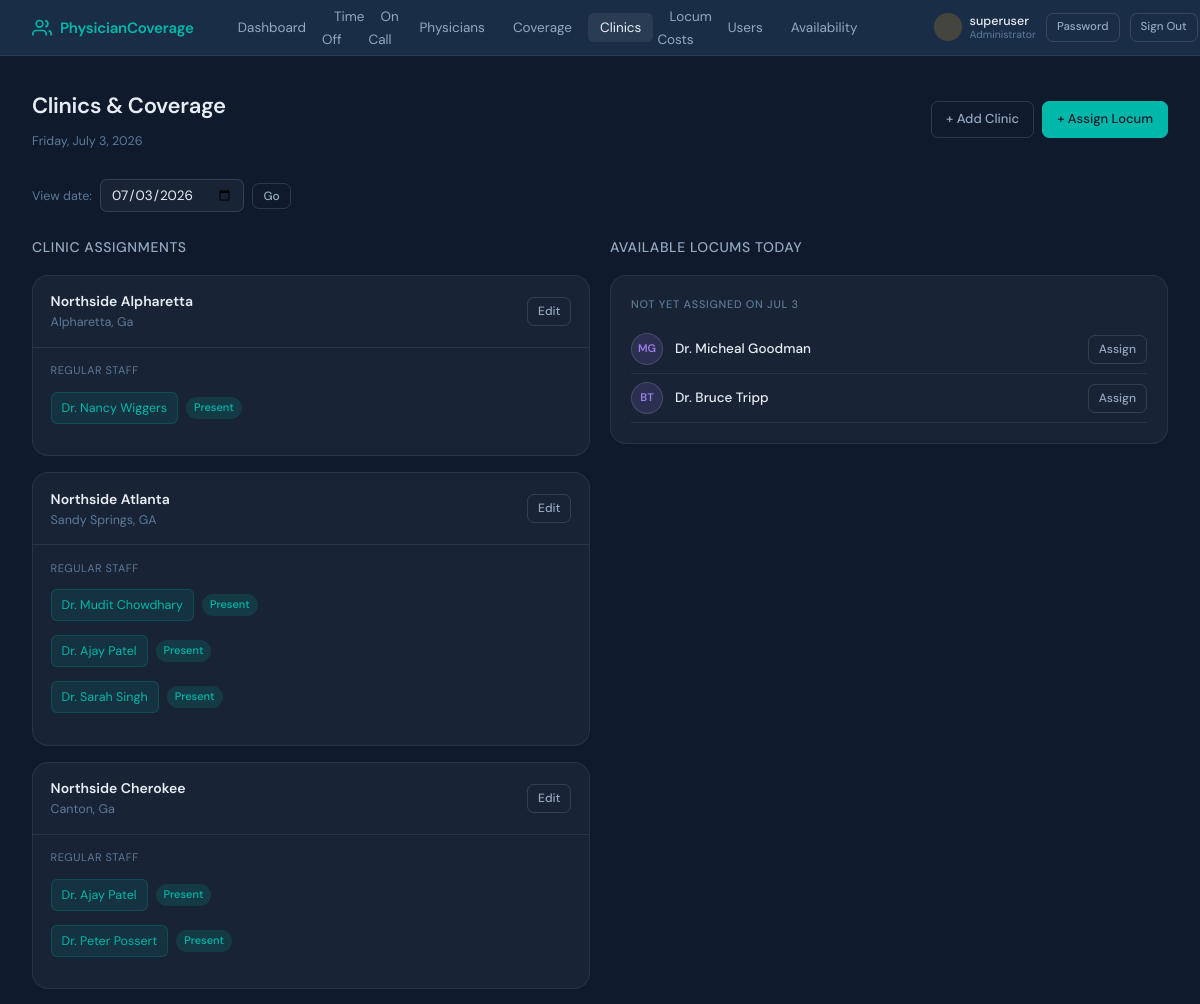
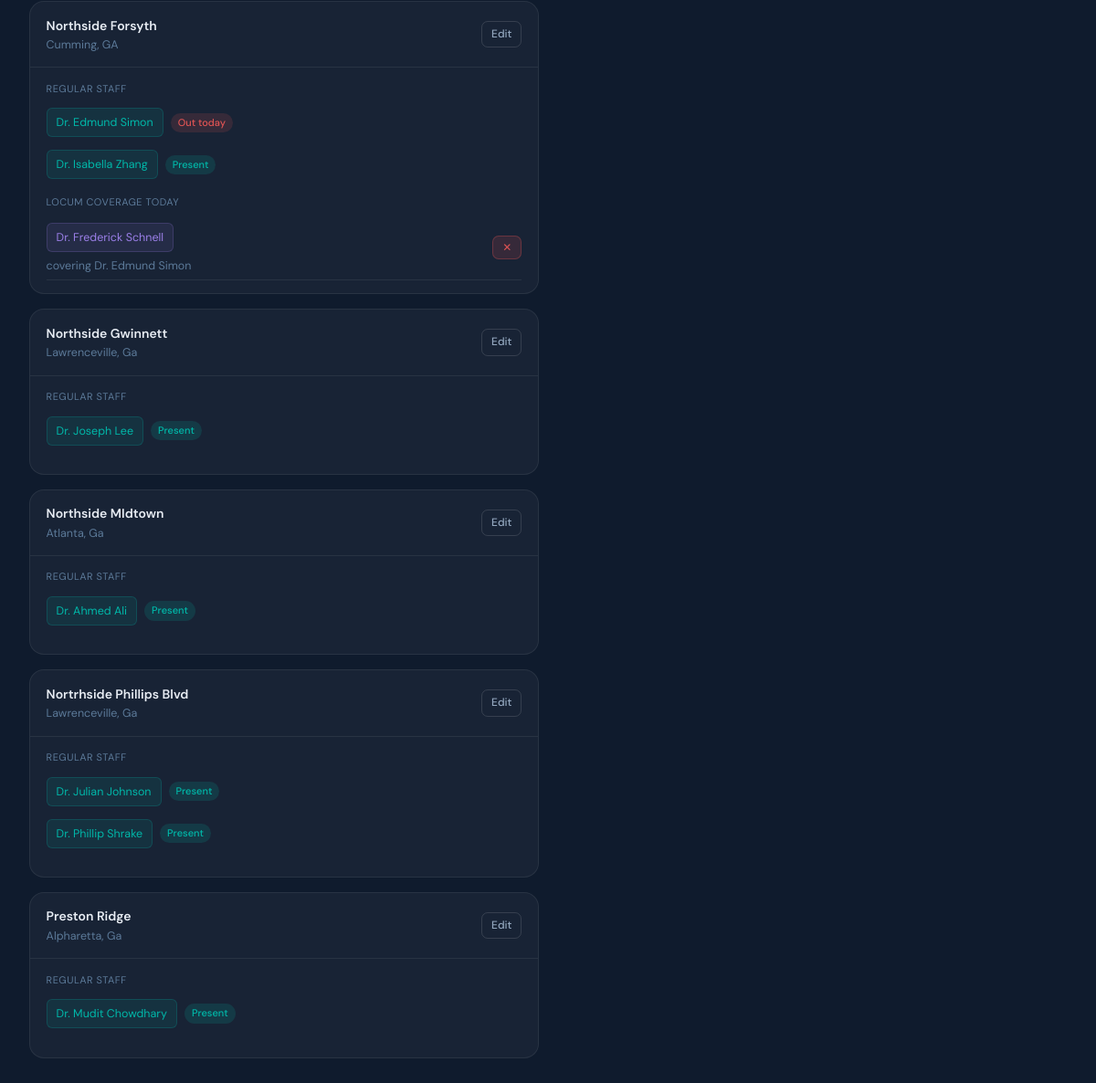
Page /clinics/ (signed in) on the committed database (2 pictures, top to bottom).
### coverage_tracker/models.py (models this page shows, shortened)
class UserProfile(models.Model):
    ROLE_CHOICES = [
        ('admin', 'Administrator'),
        ('physician_admin', 'Physician Administrator'),
        ('physician', 'Physician'),
        ('nursing', 'Nursing'),
    ]
    SCOPE_CHOICES = [
        ('nroc', 'NROC Physicians'),
        ('psa', 'PSA Physicians'),
        ('all', 'Both NROC and PSA'),
    ]
    user = models.OneToOneField(User, on_delete=models.CASCADE, related_name='profile')
    role = models.CharField(max_length=20, choices=ROLE_CHOICES, default='physician')
    scope = models.CharField(
        max_length=10, choices=SCOPE_CHOICES, default='nroc',
        help_text="Which physician group this login represents."
    )
    physician = models.OneToOneField(
        Physician, on_delete=models.SET_NULL, null=True, blank=True,
        help_text="Optional: link to a specific physician record (not required for shared logins)."
    )
    @property
    def is_admin(self):
        return self.role == 'admin' or self.user.is_superuser
    @property
    def is_nursing(self):
        return self.role == 'nursing'

class Clinic(models.Model):
    name = models.CharField(max_length=200)
    location = models.CharField(max_length=200, blank=True)
    regular_physicians = models.ManyToManyField(
        'Physician',
        blank=True,
        related_name='assigned_clinics',
        limit_choices_to={'physician_type__in': ['regular', 'psa']},
        help_text= "NROC and PSA physicians permanently assigned to this clinic"
    )
    is_active = models.BooleanField(default=True)
    class Meta:
        ordering = ['name']

class Physician(models.Model):
    PHYSICIAN_TYPE_CHOICES = [
        ('regular', 'NROC Physician'),
        ('locum', 'Locum / Covering Physician'),
        ('psa', 'PSA Physician'),
    ]
    user = models.OneToOneField(User, on_delete=models.CASCADE, null=True, blank=True)
    first_name = models.CharField(max_length=100)
    last_name = models.CharField(max_length=100)
    email = models.EmailField(unique=True)
    physician_type = models.CharField(max_length=10, choices=PHYSICIAN_TYPE_CHOICES, default='regular')
    total_vacation_days = models.PositiveIntegerField(
        default=20,
        help_text="Annual vacation day allocation (for NROC physicians)"
    )
    daily_rate = models.DecimalField(
        max_digits=10, decimal_places=2, null=True, blank=True,
        help_text="Legacy / standard daily rate (kept for reference — hourly rate is used for pay)"
    )
    hourly_rate = models.DecimalField(
        max_digits=10, decimal_places=2, null=True, blank=True,
        help_text="Hourly rate for locum physicians. Daily pay = hourly rate × hours worked."
    )
    agency = models.CharField(
        max_length=200, blank=True,
        help_text="Staffing agency name (for locum physicians)"
    )
    is_active = models.BooleanField(default=True)
    class Meta:
        ordering = ['physician_type', 'last_name', 'first_name']
    def __str__(self):
        return f"Dr. {self.first_name} {self.last_name}"

class CoverageAssignment(models.Model):
    clinic = models.ForeignKey(Clinic, on_delete=models.CASCADE, related_name='coverage_assignments')
    hours = models.DecimalField(max_digits=5, decimal_places=2, null=True, blank=True)
    covering_physician = models.ForeignKey(
        Physician, on_delete=models.CASCADE, related_name='coverage_assignments',
        null=True, blank=True,
        limit_choices_to={'physician_type': 'locum'},
        help_text="Locum physician providing coverage"
    )
    covered_physician = models.ForeignKey(
        Physician, on_delete=models.CASCADE, related_name='covered_assignments',
        null=True, blank=True,
        limit_choices_to={'physician_type': 'regular'},
        help_text="NROC physician being covered (optional)"
    )
    date = models.DateField()
    no_coverage_needed = models.BooleanField(
        default=False,
        help_text="Mark this day as resolved without assigning a locum (e.g., half day, shift swapped)."
    )
    no_coverage_reason = models.CharField(
        max_length=255, blank=True,
        help_text="Required reason when 'no coverage needed' is set (e.g., 'half day', 'physician swapped shift')."
    )
    hourly_rate_override = models.DecimalField(
        max_digits=10, decimal_places=2, null=True, blank=True,
        help_text="Override the locum's standard hourly rate for this specific assignment"
    )
    daily_rate_override = models.DecimalField(
        max_digits=10, decimal_places=2, null=True, blank=True,
        help_text="Override the locum's standard daily rate for this specific assignment"
    )
    notes = models.TextField(blank=True)
    created_at = models.DateTimeField(auto_now_add=True)
    class Meta:
        ordering = ['date', 'clinic']
        constraints = [
            models.UniqueConstraint(
                fields=['clinic', 'covering_physician', 'date'],
                condition=models.Q(covering_physician__isnull=False),
                name='unique_clinic_locum_date_when_assigned',
            ),
            models.UniqueConstraint(
                fields=['covered_physician', 'date'],
                condition=models.Q(no_coverage_needed=True),
                name='unique_no_coverage_per_covered_physician_per_day',
            ),
        ]

### coverage_tracker/views.py (the view)
# urls.py: path('clinics/', views.clinic_list, name='clinic_list'),
@clinic_access_required
def clinic_list(request):
    selected_date = request.GET.get('date', str(date.today()))
    try:
        view_date = datetime.datetime.strptime(selected_date, '%Y-%m-%d').date()
    except ValueError:
        view_date = date.today()
    clinics = Clinic.objects.filter(is_active=True).prefetch_related('regular_physicians')
    out_ids = TimeOffRequest.objects.filter(
        status='approved', start_date__lte=view_date, end_date__gte=view_date
    ).values_list('physician_id', flat=True)
    clinic_data = []
    for clinic in clinics:
        assignments = CoverageAssignment.objects.filter(
            clinic=clinic, date=view_date, no_coverage_needed=False       # ← added
        ).select_related('covering_physician', 'covered_physician')
        no_cov_physician_ids = set(                                       # ← NEW
        CoverageAssignment.objects.filter(
            date=view_date, no_coverage_needed=True
        ).values_list('covered_physician_id', flat=True)
        )
        regular_out = [
        p for p in clinic.regular_physicians.all()
        if p.id in out_ids and p.id not in no_cov_physician_ids       # ← updated
        ]
        clinic_data.append({
            'clinic': clinic,
            'assignments': assignments,
            'regular_out': regular_out,
        })
    available_locums = Physician.objects.filter(
        is_active=True, physician_type='locum'
    ).exclude(
        coverage_assignments__date=view_date
    )
    return render(request, 'coverage_tracker/clinic_list.html', {
        'clinic_data': clinic_data,
        'view_date': view_date,
        'available_locums': available_locums,
    })

### coverage_tracker/context_processors.py (called while the page is built)
def user_profile(request):
    if request.user.is_authenticated:
        try:
            _ = request.user.profile
        except Exception:
            UserProfile.objects.get_or_create(
                user=request.user,
                defaults={'role': 'admin' if request.user.is_superuser else 'physician'}
            )
    return {}

### coverage_tracker/templates/coverage_tracker/clinic_list.html (shortened to what this page needs)
{% extends "coverage_tracker/base.html" %}
{% block content %}
<div class="page-header">
  <div>
    <h1>Clinics & Coverage</h1>
    <p class="text-muted text-sm mt-1">{{ view_date|date:"l, F j, Y" }}</p>
  </div>
  {% if request.user.profile.is_admin %}
  <div class="flex gap-2">
    <a href="/clinics/add/" class="btn btn-ghost">+ Add Clinic</a>
    <a href="/coverage/add/?date={{ view_date|date:'Y-m-d' }}" class="btn btn-primary">+ Assign Locum</a>
  </div>
  {% endif %}
</div>
<div class="date-nav">
  <form method="get" style="display:flex;gap:8px;align-items:center;">
    <label style="font-size:12.5px;color:var(--text-3);">View date:</label>
    <input type="date" name="date" value="{{ view_date|date:'Y-m-d' }}">
    <button type="submit" class="btn btn-ghost btn-sm">Go</button>
  </form>
</div>
<div class="two-col" style="align-items:start;">
  <div>
    <h3 style="margin-bottom:1rem;">Clinic Assignments</h3>
    <div style="display:flex;flex-direction:column;gap:1rem;">
      {% for item in clinic_data %}
      <div class="clinic-card">
        <div class="clinic-card-header">
          <div>
            <div style="font-weight:600;font-size:14px;">{{ item.clinic.name }}</div>
            {% if item.clinic.location %}<div class="text-muted text-sm">{{ item.clinic.location }}</div>{% endif %}
          </div>
          <div class="flex gap-2">
           {% if request.user.profile.is_admin %}
            <a href="/clinics/{{ item.clinic.pk }}/edit/" class="btn btn-ghost btn-sm">Edit</a>
           {% endif %}
          </div>
        </div>
        <div class="clinic-card-body">
          {% if item.clinic.regular_physicians.all %}
          <div style="margin-bottom:10px;">
            <div style="font-size:11px;text-transform:uppercase;letter-spacing:0.5px;color:var(--text-3);margin-bottom:5px;">Regular Staff</div>
            {% for p in item.clinic.regular_physicians.all %}
              <div class="flex items-center gap-2" style="padding:4px 0;">
                <div class="doc-tag">{{ p }}</div>
                {% if p in item.regular_out %}
                  <span class="badge badge-off">Out today</span>
                {% else %}
                  <span class="badge badge-available">Present</span>
                {% endif %}
              </div>
            {% endfor %}
          </div>
          {% endif %}
          {% if item.regular_out %}
          <div>
            <div style="font-size:11px;text-transform:uppercase;letter-spacing:0.5px;color:var(--text-3);margin-bottom:5px;">Locum Coverage Today</div>
            {% if item.assignments %}
              {% for a in item.assignments %}
              <div style="display:flex;align-items:center;justify-content:space-between;padding:5px 0;border-bottom:1px solid var(--border);">
                <div>
                  <div class="locum-tag">{{ a.covering_physician }}</div>
                  {% if a.covered_physician %}<div class="text-muted text-sm" style="margin-top:2px;">covering {{ a.covered_physician }}</div>{% endif %}
                </div>
                {% if request.user.profile.is_admin %}
                <form method="post" action="/coverage/{{ a.pk }}/delete/" style="display:inline;" onsubmit="return confirm('Remove this assignment?')">{% csrf_token %}<button type="submit" class="btn btn-danger btn-sm">✕</button></form>
                {% endif %}
              </div>
              {% endfor %}
            {% else %}
              <div style="color:var(--red);font-size:13px;padding:4px 0;">
                ⚠ Coverage needed {% if request.user.profile.is_admin %} —
                <a href="/coverage/add/?date={{ view_date|date:'Y-m-d' }}" style="color:var(--teal);">Assign locum</a>{% endif %}
              </div>
            {% endif %}
          </div>
          {% endif %}
        </div>
      </div>
      {% empty %}
      <div class="card empty-state" style="text-align:center;padding:2rem;">No clinics. <a href="/clinics/add/" style="color:var(--teal);">Add one</a>.</div>
      {% endfor %}
    </div>
  </div>
 {% if request.user.profile.is_admin %}
  <div>
    <h3 style="margin-bottom:1rem;">Available Locums Today</h3>
    <div class="card">
      <div class="card-title">Not yet assigned on {{ view_date|date:"M j" }}</div>
      {% for p in available_locums %}
      <div class="flex items-center gap-3" style="padding:8px 0;border-bottom:1px solid var(--border);">
        <div class="avatar avatar-locum">{{ p.first_name.0 }}{{ p.last_name.0 }}</div>
        <div style="flex:1;">
          <div style="font-weight:500;font-size:13.5px;">{{ p }}</div>
        </div>
        <a href="/coverage/add/?date={{ view_date|date:'Y-m-d' }}" class="btn btn-ghost btn-sm">Assign</a>
      </div>
      {% empty %}
      <div class="empty-state">No unassigned locums.</div>
      {% endfor %}
    </div>
  </div>
  {% endif %}
</div>
{% endblock %}

### coverage_tracker/templates/coverage_tracker/base.html (shortened to what this page needs)
<!DOCTYPE html>
<html lang="en">
<head>
</head>
<body>
<nav>
 {% if request.user.is_authenticated and request.user.profile.is_admin %}
  <a href="/" class="nav-brand">
    <svg viewBox="0 0 24 24" fill="none" stroke="currentColor" stroke-width="2">
      <path d="M17 21v-2a4 4 0 0 0-4-4H5a4 4 0 0 0-4 4v2"/><circle cx="9" cy="7" r="4"/>
      <path d="M23 21v-2a4 4 0 0 0-3-3.87"/><path d="M16 3.13a4 4 0 0 1 0 7.75"/>
    </svg>
    PhysicianCoverage
  </a>
  {% endif %}
  <ul class="nav-links">
    {% if request.user.is_authenticated and request.user.profile.is_admin %}
    <li><a href="/" {% if request.resolver_match.url_name == 'dashboard' %}class="active"{% endif %}>Dashboard</a></li>
    {% endif %}
    {% if request.user.is_authenticated and not request.user.profile.is_nursing  %}
    <li><a href="/time-off/" >Time Off</a></li>
    <li><a href="/on-call/" {% if 'on_call' in request.resolver_match.url_name %}class="active"{% endif %}>On Call</a></li>
    {% endif %}
    {% if request.user.is_authenticated and request.user.profile.is_admin %}
     <li><a href="/physicians/" {% if 'physician' in request.resolver_match.url_name %}class="active"{% endif %}>Physicians</a></li>
    <li><a href="/time-off/approved-coverage/" {% if request.resolver_match.url_name == 'approved_time_off_coverage' or request.resolver_match.url_name == 'assign_locum_to_time_off' %}class="active"{% endif %}>Coverage</a></li>
    <li><a href="/clinics/" {% if 'clinic' in request.resolver_match.url_name %}class="active"{% endif %}>Clinics</a></li>
    <li><a href="/locum-costs/" {% if request.resolver_match.url_name == 'locum_costs' %}class="active"{% endif %}>Locum Costs</a></li>
    <li><a href="/users/" {% if 'user' in request.resolver_match.url_name %}class="active"{% endif %}>Users</a></li>
     <li><a href="/availability/" {% if 'availability' in request.resolver_match.url_name %}class="active"{% endif %}>Availability</a></li>
    {% endif %}
  </ul>
  {% if request.user.is_authenticated %}
    <div style="display:flex;align-items:center;gap:10px;">
      <div style="display:flex;align-items:center;gap:8px;">
        <div style="width:28px;height:28px;border-radius:50%;display:flex;align-items:center;justify-content:center;font-size:10px;font-weight:600;
          {% if request.user.profile.is_admin %}background:rgba(245,166,35,0.2);color:var(--amber);{% else %}background:rgba(0,184,169,0.15);color:var(--teal);{% endif %}">
        </div>
        <div>
          <div style="font-size:12.5px;font-weight:500;color:var(--text);line-height:1.2;">{{ request.user.get_full_name|default:request.user.username }}</div>
          <div style="font-size:10.5px;color:var(--text-3);line-height:1.2;">
            {% if request.user.profile.is_admin %}Administrator{% else %}Physician{% endif %}
          </div>
        </div>
      </div>
      {% if request.user.profile.is_admin %}
      <a href="/account/password/" class="btn btn-ghost btn-sm" style="font-size:11.5px;">Password</a>
      {% endif %}
      <a href="/logout/" class="btn btn-ghost btn-sm" style="font-size:11.5px;">Sign Out</a>
    </div>
  {% else %}
    <a href="/login/" class="btn btn-ghost btn-sm">Sign In</a>
  {% endif %}
</nav>
<main>
  {% block content %}{% endblock %}
</main>
</body>
</html>

### rows in the picture
Clinic: clinic.name "Northside Alpharetta", clinic.location "Alpharetta, Ga"
Physician: first_name+last_name "Dr. Nancy Wiggers", shows "Present"
Clinic: clinic.name "Northside Atlanta", clinic.location "Sandy Springs, GA"
Physician: first_name+last_name "Dr. Mudit Chowdhary", shows "Present"
Physician: first_name+last_name "Dr. Ajay Patel", shows "Present"
Physician: first_name+last_name "Dr. Sarah Singh", shows "Present"
Clinic: clinic.name "Northside Cherokee", clinic.location "Canton, Ga"
Physician: first_name+last_name "Dr. Peter Possert", shows "Present"
Clinic: clinic.name "Northside Forsyth", clinic.location "Cumming, GA"
Physician: first_name+last_name "Dr. Edmund Simon", shows "Out today"
Physician: first_name+last_name "Dr. Isabella Zhang", shows "Present"
CoverageAssignment: covering_physician "Dr. Frederick Schnell", covered_physician "Dr. Edmund Simon"
Clinic: clinic.name "Northside Gwinnett", clinic.location "Lawrenceville, Ga"
Physician: first_name+last_name "Dr. Joseph Lee", shows "Present"
Clinic: clinic.name "Northside MIdtown", clinic.location "Atlanta, Ga"
Physician: first_name+last_name "Dr. Ahmed Ali", shows "Present"
Clinic: clinic.name "Nortrhside Phillips Blvd", clinic.location "Lawrenceville, Ga"
Physician: first_name+last_name "Dr. Julian Johnson", shows "Present"
Physician: first_name+last_name "Dr. Phillip Shrake", shows "Present"
Clinic: clinic.name "Preston Ridge", clinic.location "Alpharetta, Ga"
Physician: first_name.0 "M", last_name.0 "G", first_name+last_name "Dr. Micheal Goodman"
Physician: first_name.0 "B", last_name.0 "T", first_name+last_name "Dr. Bruce Tripp"

### other values in the picture
{{ request.user.get_full_name|default:request.user.username }} "superuser"
{{ view_date|date:"l, F j, Y" }} "Friday, July 3, 2026"
{{ view_date|date:"M j" }} "JUL 3"
